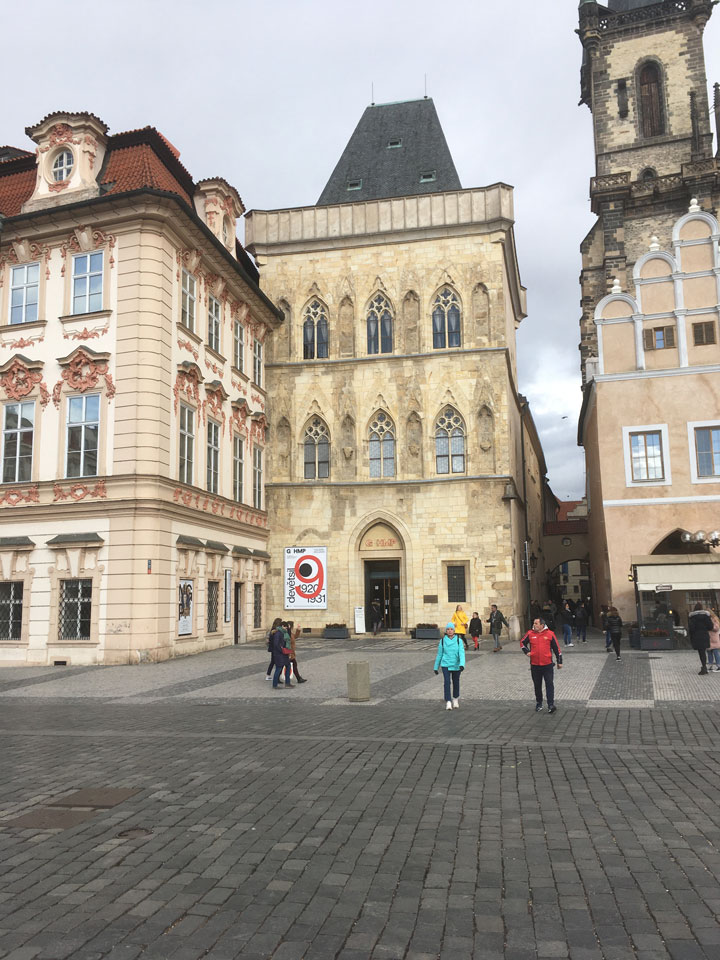
#> input picture data/05_b.jpg, 720 x 960 px
$ python -i visualization.py   (imports and definitions only)
#> lines starting #> are read from the running program, lines starting #| are printed output that depends on the picture
#!/usr/bin/env python
# -*- coding: utf-8 -*-

import cv2
import numpy as np


class Visualization(object):
    """
    Class just for visualization methods
    This class has no use in future app development
    """

    @staticmethod
    def create_mask(img):
        """
        Create mask from cropped image (from database)
        :param img: image
        :return: mask - binary 2D image
        """
        img = cv2.cvtColor(img, cv2.COLOR_RGB2GRAY)
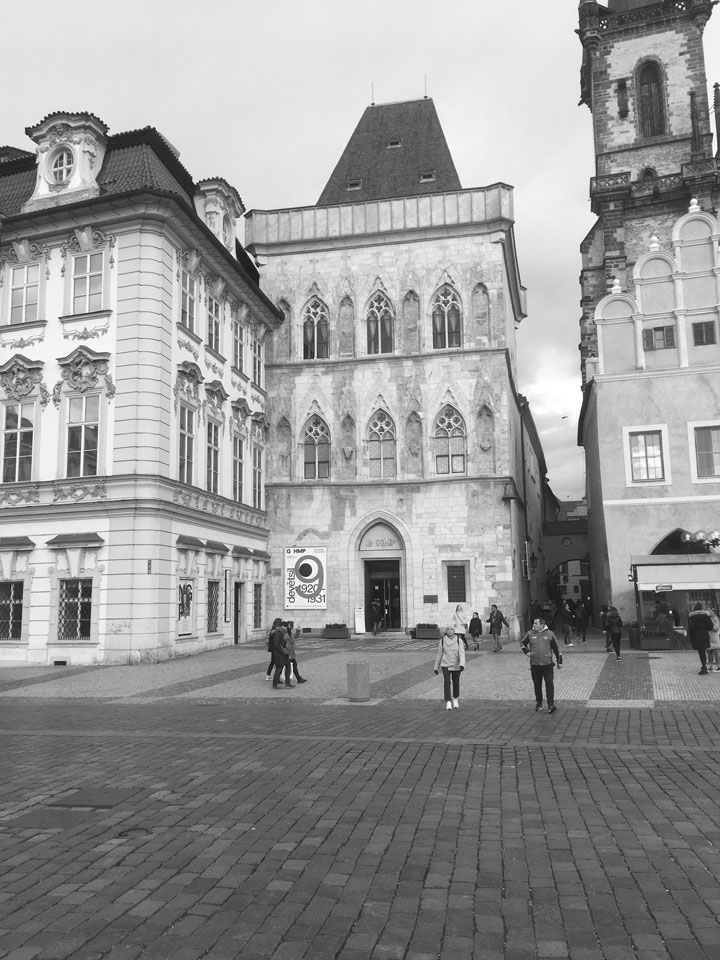
#> img: shape (960, 720); min 11, max 255, mean 149.9
        img = cv2.cvtColor(img, cv2.COLOR_GRAY2BGR)
#> img: shape (960, 720, 3)
        _, mask_bool = cv2.threshold(img, 1, 255, cv2.THRESH_BINARY)
#> mask_bool: shape (960, 720, 3); every value is 255

        # Morphology
        kernel_open = np.ones((3, 3), np.uint8)
        kernel_close = np.ones((2, 2), np.uint8)
        mask_bool = cv2.morphologyEx(img, cv2.MORPH_OPEN, kernel_open)
        mask_bool = cv2.morphologyEx(mask_bool, cv2.MORPH_CLOSE, kernel_close)
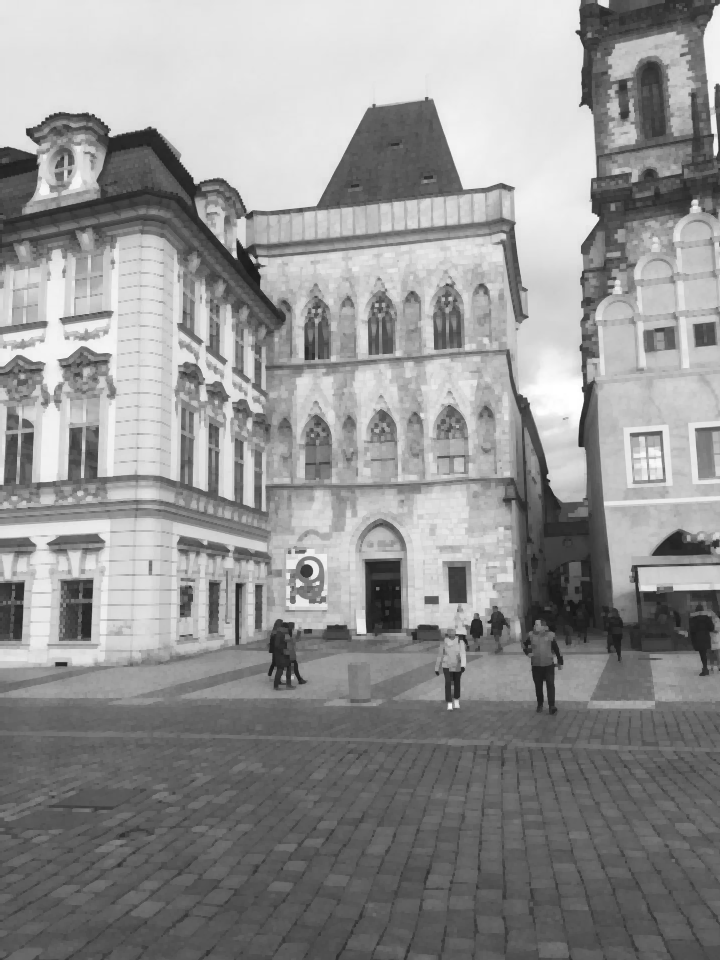
#> mask_bool: shape (960, 720, 3); min 22, max 255, mean 147

        _, mask_bool = cv2.threshold(mask_bool, 1, 255, cv2.THRESH_BINARY)

        return mask_bool

    @staticmethod
    def merge_images(img1, path2, homography):
        """
        Merge two images using binary masks
        :param img1: (img) background grayscale image
        :param path2: path to foreground image
        :param homography: (Homography)
        :return: merged image
        -
        Images must have same dimension (img.shape)
        """
        # Load images
        img2 = cv2.imread(str(path2))
        #

        fg = homography.warp_image(img1, img2.copy())  # Warped Foreground image
        bg = cv2.cvtColor(img1, cv2.COLOR_GRAY2BGR)  # Background image

        # Mask
        fg_mask = Visualization.create_mask(fg)
        bg_mask = cv2.bitwise_not(fg_mask)

        bg = cv2.bitwise_or(bg, bg, mask=bg_mask[:, :, 0])
        fg = cv2.bitwise_or(fg, fg, mask=fg_mask[:, :, 0])

        return cv2.bitwise_or(fg, bg)

>>> import cv2
>>> picture = cv2.cvtColor(cv2.imread('data/05_b.jpg'), cv2.COLOR_BGR2RGB)
>>> result = Visualization().create_mask(picture)
